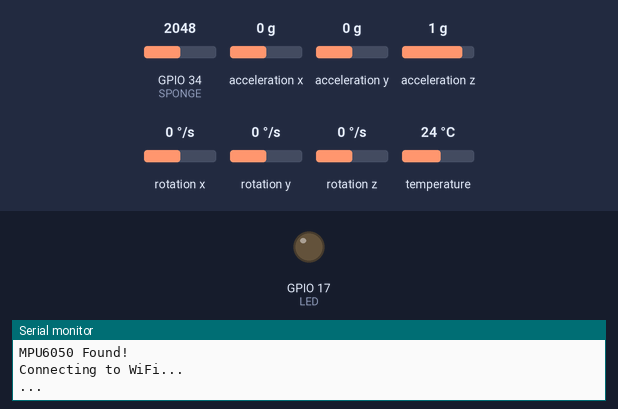
Bench run of a sketch on a simulated ESP32. Shown: output pins drawn as LEDs (lit = HIGH), the last lines printed to the serial monitor. The inputs (shaded band) are chosen by the test bench; at power-on: GPIO 34 (SPONGE) = 2048, acceleration x 0 g, acceleration y 0 g, acceleration z 1 g, rotation x 0 °/s, rotation y 0 °/s, rotation z 0 °/s, temperature 24 °C. WiFi joins after 1.5 s; servers stay silent unless stated.

Above: at 1.7 s.
At 2.3 s:
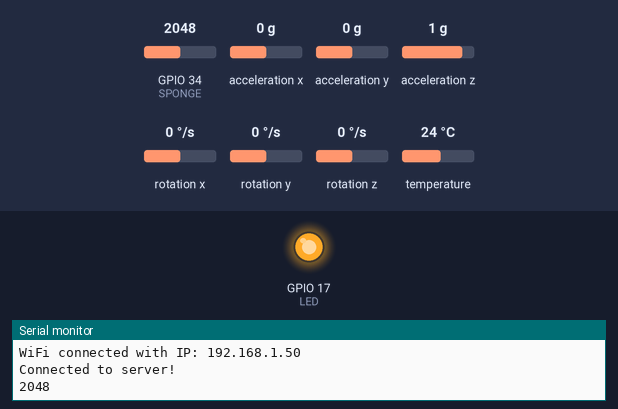
Timing chart, 0 to 3.8 s (numbered marks = the images above):
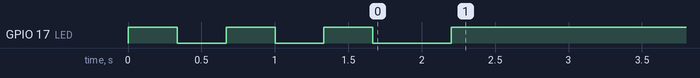

Measured:
- by itself, GPIO 17 (LED): goes LOW 0.33 s, HIGH 0.33 s, LOW 0.33 s, HIGH 0.33 s, LOW 0.53 s, then HIGH

The sketch:

bookloo.ino
```cpp
// Basic demo for accelerometer readings from Adafruit MPU6050

// ESP32 Guide: https://RandomNerdTutorials.com/esp32-mpu-6050-accelerometer-gyroscope-arduino/
// ESP8266 Guide: https://RandomNerdTutorials.com/esp8266-nodemcu-mpu-6050-accelerometer-gyroscope-arduino/
// Arduino Guide: https://RandomNerdTutorials.com/arduino-mpu-6050-accelerometer-gyroscope/

#include <Adafruit_MPU6050.h>
#include <Adafruit_Sensor.h>
#include <Arduino.h>
#include <Wire.h>
#include <WiFi.h>

#define SPONGE 34
#define LED 17

// MPU-6050
Adafruit_MPU6050 mpu;

struct __attribute__((packed)) DataPacket {
  float ax;
  float ay;
  float az;

  float gx;
  float gy;
  float gz;

  uint16_t sponge;
};

DataPacket packet;

// WiFI
WiFiClient client;

const char* ssid = "yale wireless";
const uint16_t port = 8090;
const char* host = "10.74.138.181";

void blinkLed(int times) {

  int tdelay = int(1000 / times);

  for (int i = 0; i < times; i++) {
    digitalWrite(LED, HIGH);
    delay(tdelay);
    digitalWrite(LED, LOW);
    delay(tdelay);
  }
}

void setup(void) {
  pinMode(LED, OUTPUT);
  digitalWrite(LED, LOW);

  // SERIAL
  Serial.begin(115200);
  while (!Serial)
    delay(10);

  // MPU 6050
  if (!mpu.begin()) {
    Serial.println("Failed to find MPU6050 chip");
    while (1) {
      delay(10);
    }
  }
  Serial.println("MPU6050 Found!");
  Serial.println("");

  mpu.setAccelerometerRange(MPU6050_RANGE_8_G);
  mpu.setGyroRange(MPU6050_RANGE_500_DEG);
  mpu.setFilterBandwidth(MPU6050_BAND_5_HZ);

  // WiFi
  Serial.println("Connecting to WiFi...");
  WiFi.begin(ssid, "");
  while (WiFi.status() != WL_CONNECTED) {
    Serial.println("...");
    blinkLed(3);
  }

  Serial.print("WiFi connected with IP: ");
  Serial.println(WiFi.localIP());
  Serial.println("");

  while (1) {
    if (client.connect(host, port)) {
      Serial.println("Connected to server!");
      break;
    }

    Serial.println("Connection to host failed.");
    blinkLed(3);
  }

  Serial.println("");
}

void loop() {
  uint16_t x = analogRead(SPONGE);
  Serial.println(x);
  if (client.connected()) {
    digitalWrite(LED, HIGH);
    packet.sponge = x;

    sensors_event_t a, g, temp;
    mpu.getEvent(&a, &g, &temp);

    packet.ax = a.acceleration.x;
    packet.ay = a.acceleration.y;
    packet.az = a.acceleration.z;

    packet.gx = g.gyro.x;
    packet.gy = g.gyro.y;
    packet.gz = g.gyro.z;


    client.write((uint8_t*)&packet, sizeof(packet));
    // Serial.println("Packet sent.");
    delay(200);
    return;
  }

  Serial.println("Client not connected. Attempting to reconnect.");
  while (1) {
    if (client.connect(host, port)) {
      Serial.println("Connected to server!");
      break;
    }

    Serial.println("Connection to host failed. Retrying.");
    blinkLed(3);
  }

}
```
